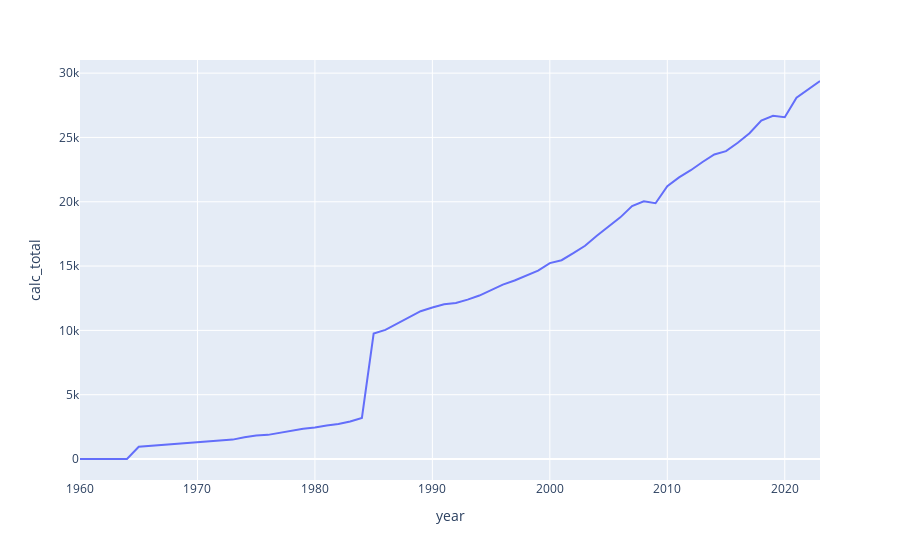

Source (notebook cell):
### Code cell
#exploratory line plot
fig = px.line(filteredDF, x='year', y='calc_total')
fig.show()

### Figure 1 — Plotly figure (JSON) as saved in the notebook; plotly's stock layout.template omitted (floating-point values rounded to 4 significant figures)
{"data": [{"hovertemplate": "year=%{x}<br>calc_total=%{y}<extra></extra>", "legendgroup": "", "line": {"color": "#636efa", "dash": "solid"}, "marker": {"symbol": "circle"}, "mode": "lines", "name": "", "orientation": "v", "showlegend": false, "type": "scatter", "x": [1960, 1961, 1962, 1963, 1964, 1965, 1966, 1967, 1968, 1969, 1970, 1971, 1972, 1973, 1974, 1975, 1976, 1977, 1978, 1979, 1980, 1981, 1982, 1983, 1984, 1985, 1986, 1987, 1988, 1989, 1990, 1991, 1992, 1993, 1994, 1995, 1996, 1997, 1998, 1999, 2000, 2001, 2002, 2003, 2004, 2005, 2006, 2007, 2008, 2009, 2010, 2011, 2012, 2013, 2014, 2015, 2016, 2017, 2018, 2019, 2020, 2021, 2022, 2023], "xaxis": "x", "y": [0, 0, 0, 0, 0, 948.7, 1018.0, 1047.0, 1111.0, 1184.0, 1254.0, 1337.0, 1437.0, 1507.0, 1698.0, 1819.0, 1876.0, 2030.0, 2240.0, 2346.0, 2444.0, 2610.0, 2713.0, 2912.0, 3196.0, 9754.0, 10040.0, 10530.0, 10990.0, 11490.0, 11780.0, 12030.0, 12130.0, 12390.0, 12710.0, 13150.0, 13560.0, 13880.0, 14240.0, 14650.0, 15230.0, 15460.0, 16000.0, 16580.0, 17360.0, 18080.0, 18790.0, 19660.0, 20040.0, 19880.0, 21200.0, 21896, 22450.0, 23090.0, 23680.0, 23930.0, 24590.0, 25320.0, 26320.0, 26690.0, 26570.0, 28080.0, 28750.0, 29390.0], "yaxis": "y"}], "layout": {"legend": {"tracegroupgap": 0}, "margin": {"t": 60}, "xaxis": {"anchor": "y", "domain": [0, 1], "title": {"text": "year"}}, "yaxis": {"anchor": "x", "domain": [0, 1], "title": {"text": "calc_total"}}}}
